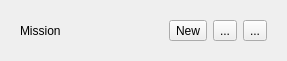
<?xml version="1.0" encoding="UTF-8"?>
<ui version="4.0">
 <class>pathPlanner</class>
 <widget class="QWidget" name="pathPlanner">
  <property name="geometry">
   <rect>
    <x>0</x>
    <y>0</y>
    <width>287</width>
    <height>58</height>
   </rect>
  </property>
  <property name="windowTitle">
   <string>Form</string>
  </property>
  <layout class="QVBoxLayout" name="verticalLayout">
   <item>
    <widget class="QWidget" name="widget" native="true">
     <property name="sizePolicy">
      <sizepolicy hsizetype="Preferred" vsizetype="Fixed">
       <horstretch>0</horstretch>
       <verstretch>0</verstretch>
      </sizepolicy>
     </property>
     <property name="maximumSize">
      <size>
       <width>16777215</width>
       <height>40</height>
      </size>
     </property>
     <layout class="QHBoxLayout" name="horizontalLayout">
      <item>
       <widget class="QLabel" name="label">
        <property name="text">
         <string>Mission</string>
        </property>
       </widget>
      </item>
      <item>
       <widget class="QToolButton" name="buttonNewMission">
        <property name="toolTip">
         <string>Clear the mission</string>
        </property>
        <property name="text">
         <string>New</string>
        </property>
       </widget>
      </item>
      <item>
       <widget class="QToolButton" name="buttonLoad">
        <property name="toolTip">
         <string>Load a mission</string>
        </property>
        <property name="text">
         <string>...</string>
        </property>
        <property name="icon">
         <iconset resource="../resources.qrc">
          <normaloff>:/:/plugins/PathPlanner_3/icons/load.png</normaloff>:/:/plugins/PathPlanner_3/icons/load.png</iconset>
        </property>
       </widget>
      </item>
      <item>
       <widget class="QToolButton" name="buttonSave">
        <property name="toolTip">
         <string>Save the current mission</string>
        </property>
        <property name="text">
         <string>...</string>
        </property>
        <property name="icon">
         <iconset resource="../resources.qrc">
          <normaloff>:/:/plugins/PathPlanner_3/icons/save.png</normaloff>:/:/plugins/PathPlanner_3/icons/save.png</iconset>
        </property>
       </widget>
      </item>
     </layout>
    </widget>
   </item>
  </layout>
 </widget>
 <resources>
  <include location="../resources.qrc"/>
 </resources>
 <connections/>
</ui>
